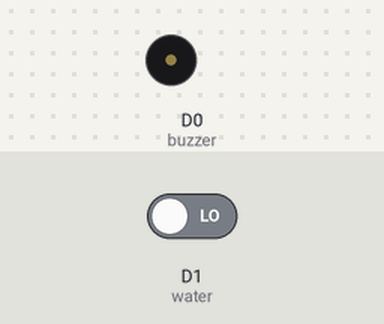
This sketch was run on a simulated ESP8266 (NodeMCU). Shown: buzzer (waves = sounding). The inputs (shaded band) are chosen by the test bench; at power-on: D1 (water) LOW. What the sketch prints to the serial monitor is not drawn.

Above: at 1.8 s.
1.9 s: D1 (water) driven HIGH
At 3.2 s:
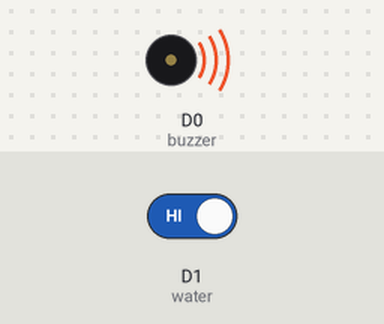
4.9 s: D1 (water) driven LOW
At 6.1 s:
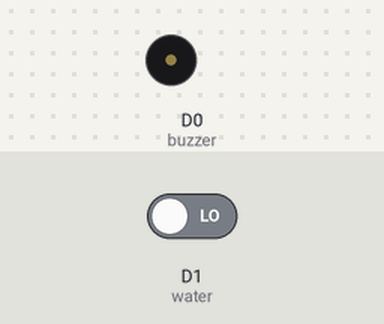
Timing chart, 0 to 7.9 s (numbered marks = the images above; inputs shaded):
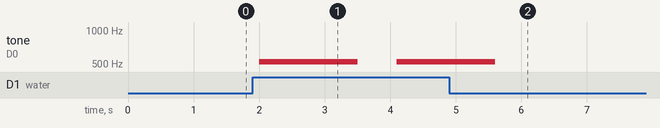

Measured:
- after the input at 1.9 s, tone on D0 (buzzer): silent → 523 Hz after 0.10 s, → silent 1.5 s later, → 523 Hz 0.60 s later
- after the input at 4.9 s, tone on D0 (buzzer): goes on until 5.6 s, then stays silent

The sketch:

Water.ino
```cpp
#include <Arduino.h>
//简谱频率，可用蜂鸣器实现音乐播放，此处简化只用于发出警报声
#define DH1 523
//列出全部D调的频率
#define WHOLE 1
#define HALF 0.5
#define QUARTER 0.25
#define EIGHTH 0.25
#define SIXTEENTH 0.625
//根据简谱列出各频率
int temp; //水位传感器的输出值
int buzzer = D0;      //蜂鸣器引脚D0
int water = D1; //定义水位传感器接口为D1接口
int tune[] = {DH1,DH1,DH1,DH1};
//根据简谱列出各节拍
float duration[]={1,0.5,0.5,1,};
int length; //用于表示tune长度，即音符个数
void setup()
{
    Serial.begin(9600);
    pinMode(buzzer, OUTPUT); //定义蜂鸣器的输出beep为输出接口
    pinMode(water, INPUT); //定义水位传感器的输出water为输入接口
    length=sizeof(tune)/sizeof(tune[0]);   //计算tune长度，即音符个数，用于播放乐谱
}

void loop()
{
    temp = digitalRead(water); //获取水位传感器输出状态
    Serial.print(temp); //用于串口监视器看到temp数值变化
    if(temp == 1){
        //digitalWrite(buzzer, LOW); // 触发蜂鸣器发出警报声
        for(int x=0;x<length;x++)
        {
          tone(buzzer,tune[x]); //此函数依次播放tune序列里的数组，即每个音符
          delay(500*duration[x]); //每个音符持续的时间，即节拍duration，500是调整时间的越大，曲子速度越慢，越小曲子速度越快
          noTone(buzzer); //停止当前音符，进入下一音符
        }
        delay(100); //等待100ms后，循环重新开始
    }
    else{
        digitalWrite(buzzer, HIGH); // 停止蜂鸣器发出声音
    }

    delay(500);
}
```
